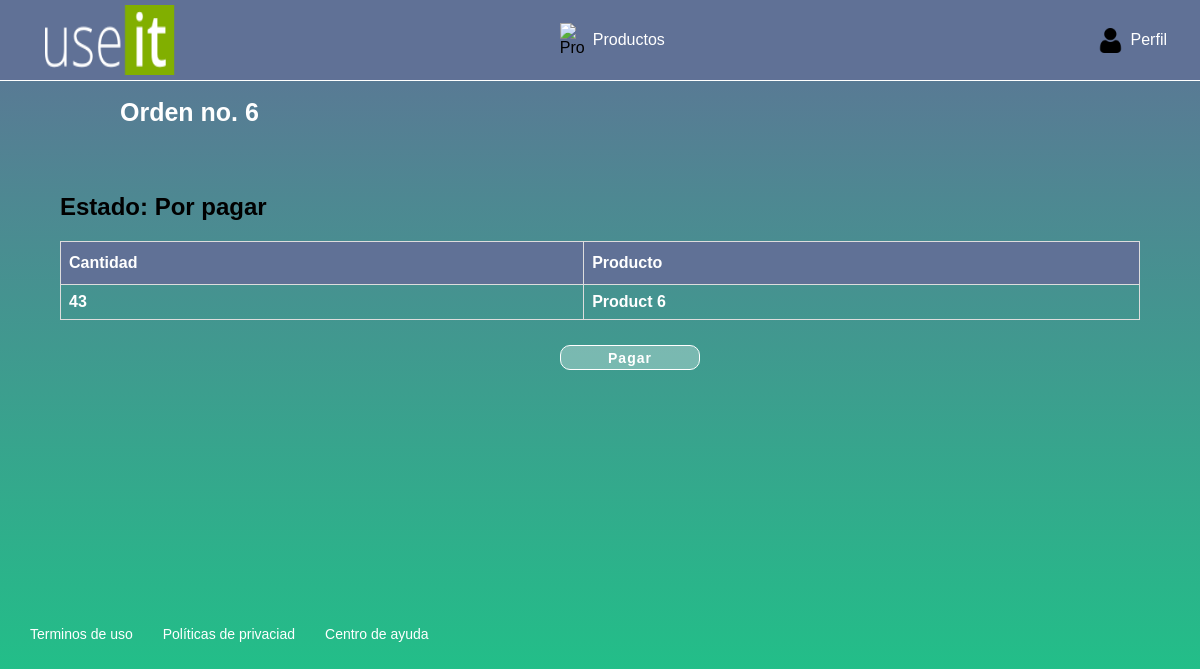
/view_order/6 (signed in), run on the app's committed database.
### products/models/order.py (models this page shows, shortened)
class Order(models.Model):
    id = models.AutoField(primary_key=True)
    user_id = models.ForeignKey(
        User, related_name="user_order", on_delete=models.CASCADE)
    status = models.IntegerField()
    list_items = relationship("OrderItems", backref="Order")
    @property
    def list_items(self):
        order_items = OrderItems.objects.filter(order_id=self)
        list_elements = []
        for obj in order_items:
            list_elements.append([obj.product_id, obj.cant])
        print(list_elements)
        return list_elements

### products/models/product.py (models this page shows)
class Product(models.Model):
    id = models.AutoField(primary_key=True)
    name = models.CharField(max_length=250)
    description = models.CharField(max_length=500, null=True)
    def __str__(self):
        return self.name

### products/views/orders.py (the view)
# urls.py: path('view_order/<int:id>', view_order, name='view_order'),
@require_http_methods(["GET"])
def view_order(request, id):
    if request.user.is_authenticated:
        my_order = Order.objects.get(id=id)
        context = {
            "my_order": my_order
        }
        return render(request, 'view_order.html', context=context)
    return redirect('/login')

### templates/view_order.html (shortened to what this page needs)
{% extends 'base.html' %}
{% block header_title %} Orden no. {{ my_order.id }} {% endblock%}
{% block content %}
{% if my_order.status == 0 %}
<h2>Estado: Por pagar</h2>
{% else %}
<h2>Estado: Pagada</h2>
{% endif %}
<table class="table" border="2">
    <thead>
        <tr>
            <th>Cantidad</th>
            <th>Producto</th>
        </tr>
    </thead>
    <tbody id="tbody_headers">
        {% for item in my_order.list_items %}
        <tr>
            <td>{{ item.1 }}</td>
            <td>{{ item.0.name }}</td>
        </tr>
        {% endfor %}
    </tbody>
</table>
{% if my_order.status == 0 %}
<button style="margin-left: 500px ;" class='button button_a button_add' id="pay_order"
    data-id='{{my_order.id}}'>Pagar</button>
{% endif %}
{% endblock %}

### static/styles/index.css (style rules this page uses)
body { margin: 0px; background: linear-gradient(#607196, #21c088 ); padding: 0px; font-family: 'Muli', sans-serif; overflow-x: hidden; }
::placeholder { color: white; }
.button { background-color: rgba(255, 255, 255, 0.3); border: 1px solid white; border-radius: 10px; color: white; cursor: pointer; font-size: 14px; font-weight: bold; font-family: 'Muli', sans-serif; height: 30px; width: 25%; letter-spacing: 1px; margin: 15px 60px; }
.button_a { text-align: center; height: 25px; width: 140px; padding: 3px; text-decoration: none; margin-top: 25px; }
.table { border: 1px solid white; border-collapse: collapse; width: 100%; align-items: center; color: white; font-weight: bold; }
.table td, .table th { border: 1px solid #ddd; padding: 8px; }
.table th { padding-top: 12px; padding-bottom: 12px; text-align: left; background-color: #607196; color: white; }

### data on the page
Order: id "6"
Product: item "43", name "Product 6"
